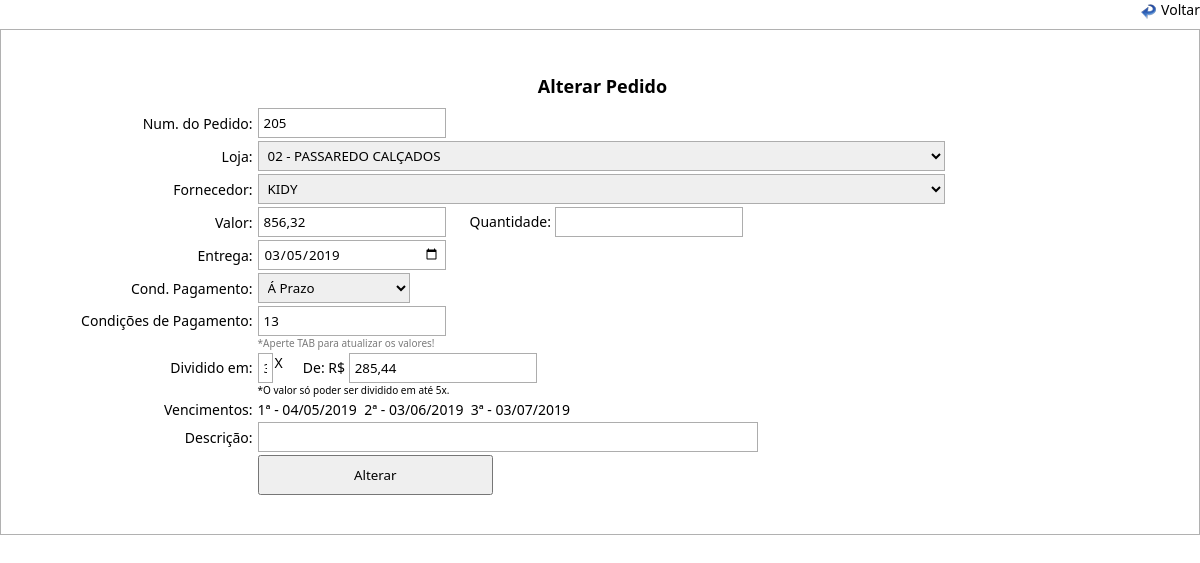
The app's page /altera_pedido_old.php?id=1114, older data.
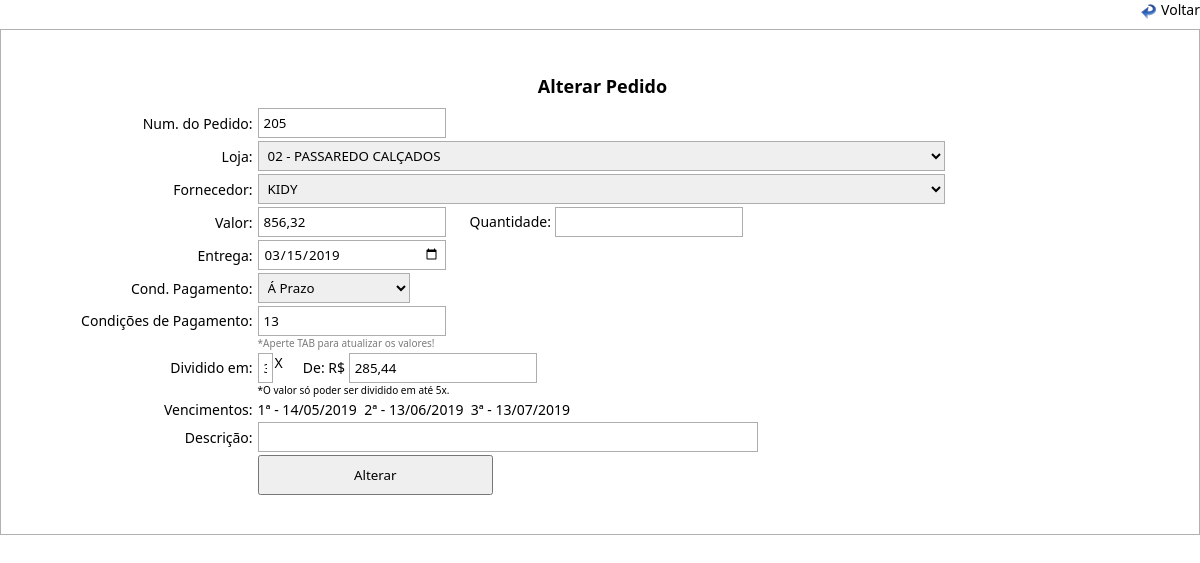
The same page, newer data.
### tables this page shows
CREATE TABLE `pedidos` (
  `id_pedidos` int(11) NOT NULL AUTO_INCREMENT,
  `num_pedido` varchar(10) DEFAULT NULL,
  `nome_loja` varchar(100) DEFAULT NULL,
  `nome_fornecedor` varchar(100) DEFAULT NULL,
  `valor_pedido` float DEFAULT NULL,
  `qtd_pedido` varchar(10) NOT NULL,
  `data_entrega` date DEFAULT NULL,
  `cod_pag_pedido` varchar(15) DEFAULT NULL,
  `cod_cond_pag` varchar(5) NOT NULL,
  `prazo` varchar(2) NOT NULL,
  `valor_dividido` float NOT NULL,
  `descricao` varchar(50) NOT NULL,
  PRIMARY KEY (`id_pedidos`)
);

### processos/database.php (called while the page is built, shortened)
<?php
function DBRead ($table, $params = null, $fields = '*') {
	$params = ($params) ? " {$params}" : null;
		$query = "SELECT {$fields} FROM {$table}{$params}";
		$result = DBExecute($query);
		if (!mysqli_num_rows($result))
			return false;
		else {
			while ($res = mysqli_fetch_assoc($result)) {
				$data[] = $res;
			}
			return $data;
		}
}
function DBExecute($query){
	$link = DBConnect();
	$result = @mysqli_query($link, $query) or die (mysqli_error($link));
	return $result;
}
?>

### altera_pedido_old.php (the view, shortened to what the changed rows need)
<!doctype html>
<html>
    <head>
        <link href="css/style.css" rel="stylesheet" type="text/css">
        <link rel="stylesheet" href="css/menu.css">
    </head>
    <body>
<?php
  require 'processos/database.php';
  $id = $_GET['id'];
  $le_pedido = DBRead ('pedidos', "WHERE id_pedidos = '$id'", '*');
  foreach ($le_pedido as $pd){
function get_browser_name($user_agent)
{
    if (strpos($user_agent, 'Chrome')) return 'Chrome';
    return 'Other';
}
if (get_browser_name($_SERVER['HTTP_USER_AGENT']) == 'Chrome') {
	$entrega = $pd['data_entrega'];
	$PagAVista = $pd['data_entrega'];
}
    ?>
    <form action="<?php echo htmlspecialchars($_SERVER["PHP_SELF"]);?>" method="post">
    <div class="voltar">
		<a href="javascript:history.back(1);">Voltar</a>
	</div>
    <table border="0" cellpadding="0" cellspacing="0" class="table">
      <tbody>
        <tr>
          <td height="42" colspan="2" align="center"><span class="titulo">Alterar Pedido</span></td>
        </tr>
        <tr>
          <td width="21%" align="right">Num. do Pedido:<input type="hidden" name="id_pd" value="<?php echo $pd['id_pedidos']; ?>"></td>
          <td width="79%"><input type="text" name="num_pedido" class="cod" value="<?php echo $pd['num_pedido']; ?>"></td>
        </tr>
        <tr>
          <td align="right"><label for="select">Loja:</label></td>
          <td>
            <select name="lojas" class="select">
            <option><?php echo $pd['nome_loja']; ?></option>
            <?php
            $lojas = DBRead ('lojas', 'ORDER BY cod_loja ASC', 'cod_loja, nome_loja');
            ?>
            </select>
          </td>
        </tr>
        <tr>
          <td align="right">Fornecedor:</td>
          <td>
              <select name="fornecedor" class="select">
              <option><?php echo $pd['nome_fornecedor']; ?></option>
            <?php
            $fornecedor = DBRead ('fornecedor', 'ORDER BY nome_fornecedor ASC', 'nome_fornecedor');
            ?>
            </select>
          </td>
        </tr>
        <tr>
          <td align="right">Valor:</td>
          <td>
          <input type="text" name="valor" class="cod" onKeyPress="return(MascaraMoeda(this,'.',',',event))" value="<?php echo number_format($pd['valor_pedido'], 2, ',', '.'); ?>">
          <span style="margin-left: 20px;">Quantidade: </span>
          <input type="text" name="qtd" class="cod" value="<?php echo $pd['qtd_pedido']; ?>">
          </td>
        </tr>
        <tr>
          <td align="right">Entrega:</td>
          <td><input type="date" name="data_entrega" class="cod" maxlength="10" placeholder="dd/mm/aaaa" onkeyup="formatar('##/##/####', this, event)" value="<?php echo $entrega; ?>" onkeypress='validate(event)'></td>
        </tr>
        <tr>
          <td align="right">Cond. Pagamento:</td>
          <td>
            <select name="cond_pagamento" class="cod" style="width: 152px;">
              <?php
                if ($pd['cod_pag_pedido'] == 'avista') {
                  echo "<option value='avista'>Á Vista</option>";
                }else {
                  echo "<option value='aprazo'>Á Prazo</option>";
                } ?>
            </select>
          </td>
        </tr>
        <tr>
        	<td  align="right" valign="top" style="padding-top: 5px;"> Condições de Pagamento:</td>
        	<td>
            <input type="text" id="categoria" name="condicoes" class="cod" placeholder="Código" onkeypress="validate(event)" value="<?php echo $pd['cod_cond_pag']; ?>"><br />
       <span style="font-size:10px; color:#7B7B7B; margin-bottom: 10px;">*Aperte TAB para atualizar os valores!</span> <br />
            </td>
        </tr>
    <?php
    $datas_pag = DBRead ('datas_pag_pedidos', 'WHERE cod_pedido = "'.$pd['num_pedido'].'"', 'datas_pagamentos');
	$contador = 0;
    foreach ($datas_pag as $dt) {
        if ($pd['cod_pag_pedido'] == 'avista') {
			$exibeVencimeto = 0;
            $tipo_pagamento = "
                  <td align='right'>Data do Pagamento à vista:</td>
                  <td><input type='date' name='data_avista' class='cod' maxlength='10' placeholder='dd/mm/aaaa' onkeyup='formatar('##/##/####', this, event)' value='$PagAVista'></td>
                ";
        } else {
			$exibeVencimeto = 1;
			$contador++;
			$datas = date('d/m/Y', strtotime($dt["datas_pagamentos"]));
			$datas_pagamento .= $contador.'ª - '.$datas.'&nbsp;&nbsp;';
    	   $tipo_pagamento = "
        		  <td valign='bottom' align='right'>
        				<span style='margin-top: 5px; margin-bottom: 20px; float:right; width: 100%;'>Dividido em:</span>
        			</td>
        		  <td>
                    <input name='prazo' value='".$pd['prazo']."' class='cod' onkeyup='soma()' onKeyDown='validar(this,'text');' style='width: 15px; float: left;' >
        			<span style='margin-left: 2px; float:left;'>X</span>
    				<span style='margin-left: 20px;'>De: R$ </span>
    				<input type='text' onKeyPress='return(MascaraMoeda(this,'.',',',event))' name='valor_dividido' class='cod' value='".number_format($pd['valor_dividido'], 2, ',', '.')."'> <br />
    				<span style='margin-bottom: 15px; font-size:10px;'>*O valor só poder ser dividido em até 5x.</span>
    				<br />";
        }
    }
    echo '<tr>'.$tipo_pagamento.'</tr>';
	if($exibeVencimeto==1){
		echo '<tr><td  valign="bottom" align="right"> Vencimentos: </td><td>'.$datas_pagamento.' </td></tr>';
	}
    ?>
        <tr>
          <td width="21%" align="right">Descrição:</td>
          <td width="79%"><input type="text" name="descricao" class="text" style=" width: 500px;" value="<?php echo $pd['descricao']; ?>"></td>
        </tr>
        <tr>
          <td>&nbsp;</td>
          <td><input type="submit" value="Alterar" class="botton"></td>
        </tr>
      </tbody>
    </table>
    </form>
    <?php
  }
?>
</body>
</html>

Row changes from the older to the newer data that the page shows:
changed pedidos "02 - PASSAREDO CALÇADOS": data_entrega "03/05/2019" → "03/15/2019"; datas_pagamento "1ª - 04/05/2019 2ª - 03/06/2019 3ª - 03/07/2019" → "1ª - 14/05/2019 2ª - 13/06/2019 3ª - 13/07/2019"
